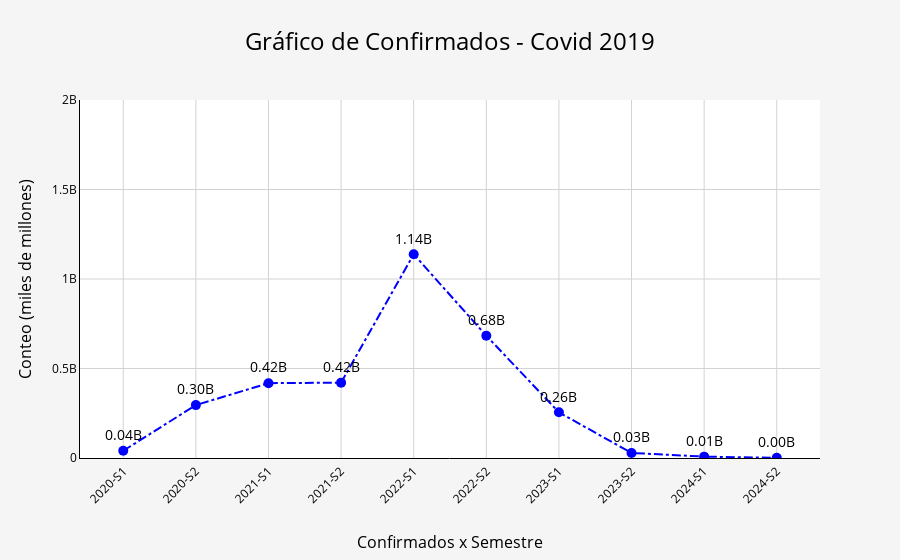

Notebook code cell kept with this figure:
### Markdown cell above
Plotly

### Code cell
import pandas as pd
import plotly.graph_objects as go
import plotly.io as pio

# Copia independiente del DataFrame original
conf_deaths_df = conf_deaths_df.copy()

# Convertir a datetime
conf_deaths_df.loc[:, 'date_format'] = pd.to_datetime(conf_deaths_df['date'])

# Crear una nueva columna para el semestre
conf_deaths_df.loc[:, 'semestre'] = (conf_deaths_df['date_format'].dt.year.astype(str) + '-S' + ((conf_deaths_df['date_format'].dt.month - 1) // 6 + 1).astype(str))

# Agrupar por semestre y sumar los valores de 'new_cases' y 'new_deaths'
grouped_semestre_df = conf_deaths_df.groupby('semestre').agg({'new_cases': 'sum'}).reset_index()

# Asegúrate de que 'semestre' sea un string
grouped_semestre_df['semestre'] = grouped_semestre_df['semestre'].astype(str)

# Crear la figura
fig = go.Figure()

# Añadir gráfico de scatter para 'new_cases'
fig.add_trace(go.Scatter(
    x=grouped_semestre_df['semestre'],
    y=grouped_semestre_df['new_cases'],
    name='Confirmados',
    mode='lines+markers+text',  # Mostrar los valores en las líneas
    marker=dict(color='blue', size=10, symbol='circle'),
    line=dict(color='blue', width=2, dash='dashdot'),
    text=grouped_semestre_df['new_cases'].apply(lambda x: f'{x / 1_000_000_000:,.2f}B'),  # Cambiar a miles de millones
    textposition='top center',
    textfont=dict(size=14, color='black')
))

# Añadir etiquetas, título y configurar la leyenda
fig.update_layout(
    title=dict(
        text='Gráfico de Confirmados - Covid 2019',
        font=dict(size=24, color='black'),
        x=0.5,  # Centrar el título
        xanchor='center'
    ),
    xaxis=dict(
        title='Confirmados x Semestre',
        title_standoff=30,
        tickangle=-45,
        showgrid=True,
        gridcolor='lightgrey',
        tickfont=dict(size=12, color='black'),
        titlefont=dict(size=16, color='black'),
        linecolor='black',
        linewidth=1
    ),
    yaxis=dict(
        title='Conteo (miles de millones)',  # Etiqueta del eje y
        range=[0, 2*1_000_000_000],  # Rango del eje Y en miles de millones
        #tickvals=[i for i in range(0, 2*1_000_000_000, 1*1_000_000_000)],  # Intervalos de 1 mil millones en el eje Y
        #ticktext=[f'{i/1_000_000_000}B' for i in range(0, 11*1_000_000_000, 1*1_000_000_000)],  # Texto de los ticks
        showgrid=True,
        gridcolor='lightgrey',
        tickfont=dict(size=12, color='black'),
        titlefont=dict(size=16, color='black'),
        linecolor='black',
        linewidth=1
    ),
    legend=dict(
        traceorder='normal',
        font=dict(
            family="Arial, sans-serif",
            size=14,
            color="black"
        ),
        bgcolor='rgba(255, 255, 255, 0.7)',
        bordercolor='black',
        borderwidth=1
    ),
    plot_bgcolor='white',  # Fondo blanco para el gráfico
    paper_bgcolor='whitesmoke'  # Fondo blanco para el papel
)

# Mostrar el gráfico
fig.show()

### Figure 1 — Plotly figure (JSON) as saved in the notebook; plotly's stock layout.template omitted (floating-point values rounded to 4 significant figures)
{"data": [{"line": {"color": "blue", "dash": "dashdot", "width": 2}, "marker": {"color": "blue", "size": 10, "symbol": "circle"}, "mode": "lines+markers+text", "name": "Confirmados", "text": ["0.04B", "0.30B", "0.42B", "0.42B", "1.14B", "0.68B", "0.26B", "0.03B", "0.01B", "0.00B"], "textfont": {"color": "black", "size": 14}, "textposition": "top center", "type": "scatter", "x": ["2020-S1", "2020-S2", "2021-S1", "2021-S2", "2022-S1", "2022-S2", "2023-S1", "2023-S2", "2024-S1", "2024-S2"], "y": [40400650, 295575202, 418000977, 421030648, 1138222234, 682989163, 255189539, 28278322, 7584375, 1121223]}], "layout": {"legend": {"bgcolor": "rgba(255, 255, 255, 0.7)", "bordercolor": "black", "borderwidth": 1, "font": {"color": "black", "family": "Arial, sans-serif", "size": 14}, "traceorder": "normal"}, "paper_bgcolor": "whitesmoke", "plot_bgcolor": "white", "title": {"font": {"color": "black", "size": 24}, "text": "Gráfico de Confirmados - Covid 2019", "x": 0.5, "xanchor": "center"}, "xaxis": {"gridcolor": "lightgrey", "linecolor": "black", "linewidth": 1, "showgrid": true, "tickangle": -45, "tickfont": {"color": "black", "size": 12}, "title": {"font": {"color": "black", "size": 16}, "standoff": 30, "text": "Confirmados x Semestre"}}, "yaxis": {"gridcolor": "lightgrey", "linecolor": "black", "linewidth": 1, "range": [0, 2000000000], "showgrid": true, "tickfont": {"color": "black", "size": 12}, "title": {"font": {"color": "black", "size": 16}, "text": "Conteo (miles de millones)"}}}}
